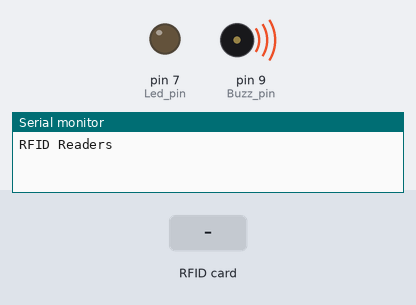
A sketch run on a simulated Arduino Uno, built with avr-gcc and run on an emulated ATmega328P. Parts: output pins drawn as LEDs (lit = HIGH), buzzer (waves = sounding, pin HIGH), the last lines printed to the serial monitor. Inputs (shaded band) come from the test bench.

Above: at 1.2 s.
1.3 s: RFID card 5E 7A 19 C4 held to the reader
At 2.1 s:
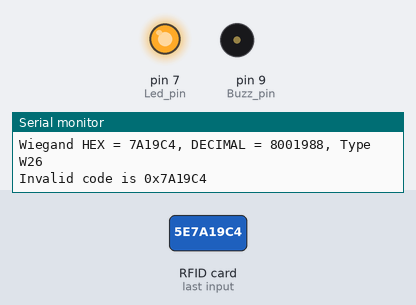
Timing chart, 0 to 4.3 s (numbered marks = the images above; inputs shaded):
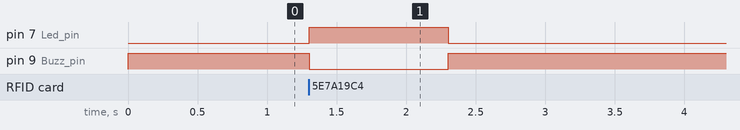

Measured:
- after the input at 1.3 s, pin 7 (Led_pin): LOW → HIGH at once, → LOW 1.0 s later; pin 9 (Buzz_pin): HIGH → LOW at once, → HIGH 1.0 s later

The sketch:

Wiegand_RFID.ino
```cpp
#include <Wiegand.h>

#define DEBUG

#ifdef DEBUG
  #define debug(x)     Serial.print(x)
  #define debugln(x)   Serial.println(x)
#else
  #define debug(x)     // define empty, so macro does nothing
  #define debugln(x)
#endif

WIEGAND wg;
#define Led_pin 7
#define Buzz_pin 9
unsigned long ERR_SND = 1000; //1000 = 1sec

unsigned long allowedID = 0x8EDB59;

void setup() {
	Serial.begin(115200);
  pinMode(Led_pin, OUTPUT);  // LED
  pinMode(Buzz_pin, OUTPUT);  // Buzzer
  digitalWrite(Buzz_pin, HIGH);
  debugln("RFID Readers");
	wg.begin();
}

void loop() {
	if(wg.available())
	{
		debug("Wiegand HEX = ");
		Serial.print(wg.getCode(),HEX);
		debug(", DECIMAL = ");
		debug(wg.getCode());
		debug(", Type W");
		debugln(wg.getWiegandType());
    unsigned long code = wg.getCode();
    if (code == allowedID) {
      debugln( "Welcome!" );
    } else {
      debug( "Invalid code is 0x" );
      Serial.println( code, HEX );
      digitalWrite(Buzz_pin, LOW);
      digitalWrite(Led_pin, HIGH);
      delay(ERR_SND);
      digitalWrite(Led_pin, LOW);
      digitalWrite(Buzz_pin, HIGH);
    }
	}
}
```
